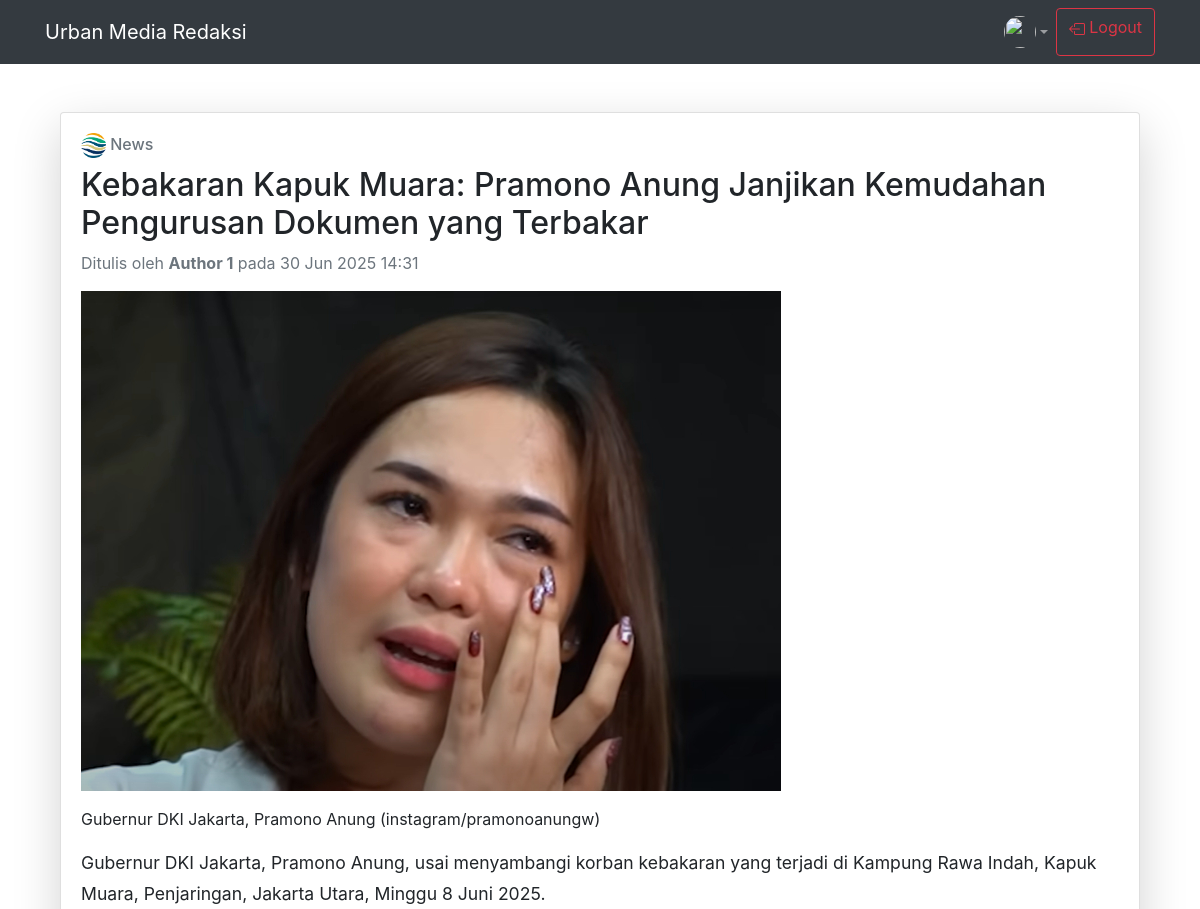
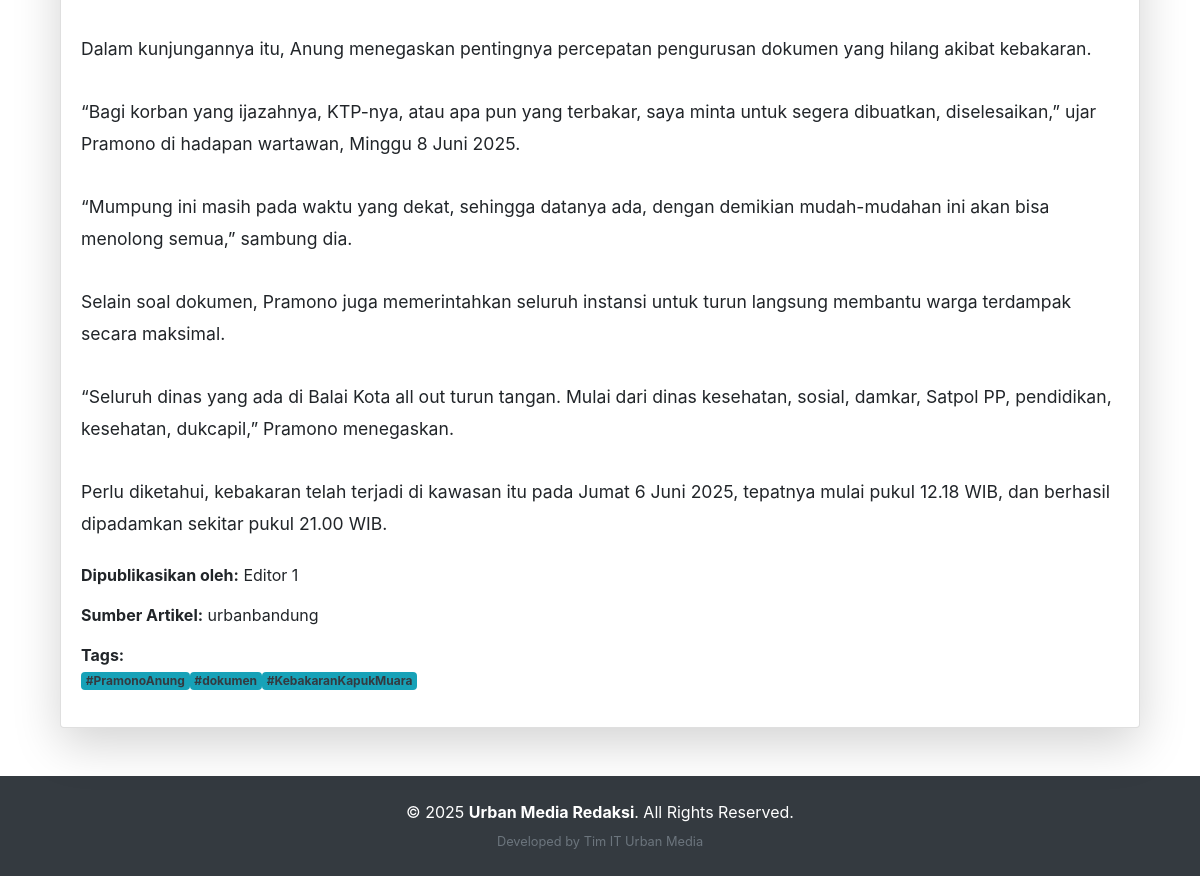
Page /admin/admin_view_articles.php?id=1 (signed in) on the committed database (2 pictures, top to bottom).
### tables this page shows
CREATE TABLE `articles` (
  `id` int NOT NULL,
  `title` varchar(255) NOT NULL,
  `thumbnail` varchar(255) DEFAULT NULL,
  `caption_thumbnail` varchar(255) DEFAULT NULL,
  `summary` text,
  `category_id` int NOT NULL,
  `keywords` varchar(255) DEFAULT NULL,
  `author_id` int NOT NULL,
  `editor_id` int DEFAULT NULL,
  `content` text NOT NULL,
  `source_article` varchar(255) DEFAULT NULL,
  `source_thumbnail` varchar(255) DEFAULT NULL,
  `tags` varchar(255) DEFAULT NULL,
  `status` enum('Published','Rejected','Revised','Pending') DEFAULT 'Pending',
  `created_at` datetime DEFAULT CURRENT_TIMESTAMP,
  `editor_comment` text,
  `reviewed_at` datetime DEFAULT NULL,
  `published_at` datetime DEFAULT NULL
);

CREATE TABLE `categories` (
  `id` int NOT NULL,
  `name` varchar(100) NOT NULL,
  `icon` varchar(255) DEFAULT NULL
);

CREATE TABLE `authors` (
  `id` int NOT NULL,
  `avatar` varchar(255) DEFAULT NULL,
  `name` varchar(100) NOT NULL,
  `email` varchar(100) NOT NULL,
  `phone` varchar(20) NOT NULL,
  `articles_published` int DEFAULT '0'
);

CREATE TABLE `editors` (
  `id` int NOT NULL,
  `avatar` varchar(255) DEFAULT NULL,
  `name` varchar(100) NOT NULL,
  `email` varchar(100) NOT NULL,
  `phone` varchar(20) NOT NULL,
  `articles_uploaded` int DEFAULT '0'
);

### admin/admin_view_articles.php (the view, shortened to what this page needs)
<?php
include '../includes/header.php';
include '../includes/db_connect.php';
$article_id = $_GET['id'];
$query = "SELECT a.*, c.name AS category_name, c.icon AS category_icon, au.name AS author_name, ed.name AS editor_name
          FROM articles a
          JOIN categories c ON a.category_id = c.id
          JOIN authors au ON a.author_id = au.id
          LEFT JOIN editors ed ON a.editor_id = ed.id
          WHERE a.id = ? AND a.status = 'Published'";
$stmt = $conn->prepare($query);
$stmt->bind_param('i', $article_id);
$stmt->execute();
$result = $stmt->get_result();
$article = $result->fetch_assoc();
?>
<div class="container mt-5 mb-5">
    <link rel="stylesheet" href="../css/bootstrap.min.css">
    <div class="card shadow-lg">
        <div class="card-body">
            <h6 class="text-muted">
                <img src="../uploads/<?= htmlspecialchars($article['category_icon']) ?>" width="25" height="25">
                <?= htmlspecialchars($article['category_name']) ?>
            </h6>
            <h2 class="mt-2"><?= htmlspecialchars($article['title']) ?></h2>
            <div class="text-muted mb-3">
                Ditulis oleh <strong><?= htmlspecialchars($article['author_name']) ?></strong>
                pada <?= date('d M Y H:i', strtotime($article['published_at'])) ?>
            </div>
            <img src="../uploads/<?= htmlspecialchars($article['thumbnail']) ?>" class="img-fluid mb-3" alt="Thumbnail">
            <p class="fst-italic">
                <?= htmlspecialchars($article['caption_thumbnail']) ?>
                (<?= htmlspecialchars($article['source_thumbnail']) ?>)
            </p>
            <div class="content mb-4" style="line-height: 1.8; font-size: 1.1em;">
                <?= nl2br(htmlspecialchars($article['content'])) ?>
            </div>
            <p><strong>Dipublikasikan oleh:</strong> <?= htmlspecialchars($article['editor_name']) ?></p>
            <p><strong>Sumber Artikel:</strong> <?= htmlspecialchars($article['source_article']) ?></p>
            <p><strong>Tags:</strong><br>
                <?php
                $tags = explode('#', $article['tags']);
                foreach ($tags as $tag) {
                    $trimmed = trim($tag);
                    if ($trimmed !== '') {
                        echo '<span class="badge bg-info text-dark me-1">#' . htmlspecialchars($trimmed) . '</span>';
                    }
                }
                ?>
            </p>
        </div>
    </div>
</div>
<?php include '../includes/footer.php'; ?>

### rows in the picture
articles: category.icon (picture), category.name "News", title "Kebakaran Kapuk Muara: Pramono Anung Janjikan Kemudahan Pengurusan Dokumen yang Terbakar", authors.name "Author 1", published_at "30 Jun 2025 14:31", thumbnail (picture), caption_thumbnail "Gubernur DKI Jakarta, Pramono Anung", source_thumbnail "instagram/pramonoanungw", content "Gubernur DKI Jakarta, Pramono Anung, usai menyambangi korban kebakaran yang terjadi di Kampung Rawa Indah, Kapuk Muara, Penjaringan, Jakarta Utara, Minggu 8 Juni 2025. Dalam kunjungannya itu, Anung menegaskan pentingnya percepatan pengurusan dokumen yang hilang akibat kebakaran. “Bagi korban yang ijazahnya, KTP-nya, atau apa pun yang terbakar, saya minta untuk segera dibuatkan, diselesaikan,” ujar Pramono di hadapan wartawan, Minggu 8 Juni 2025. “Mumpung ini masih pada waktu yang dekat, sehingga datanya ada, dengan demikian mudah-mudahan ini akan bisa menolong semua,” sambung dia. Selain soal dokumen, Pramono juga memerintahkan seluruh instansi untuk turun langsung membantu warga terdampak…", editor.name "Editor 1", source_article "urbanbandung", tags "PramonoAnung", tags "dokumen", tags "KebakaranKapukMuara"
